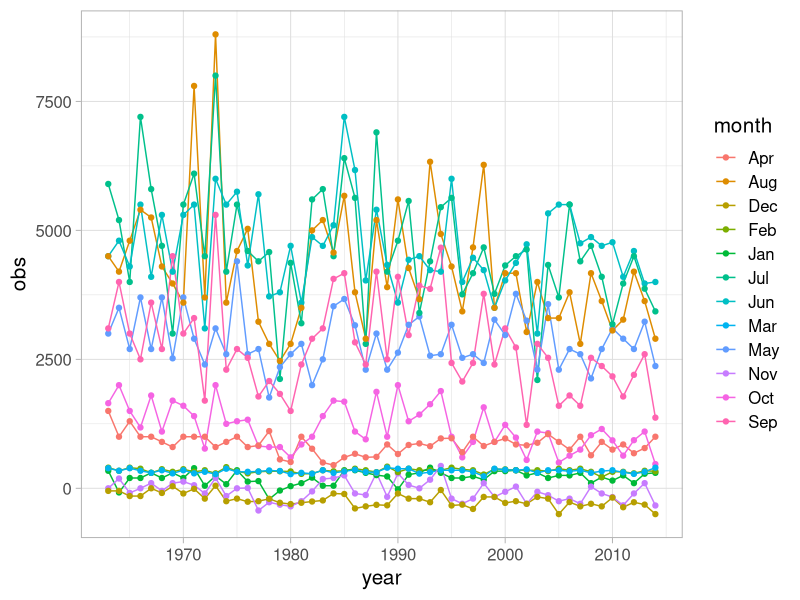

The R source for this figure:
## ---- chunk 1

## ---- chunk 2
library(readxl)
baikal <- read_xlsx('baikal.xlsx')
baikal = na.omit(baikal)
## ---- chunk 3
library(ggplot2)
ggplot(baikal, aes(x=year, y=obs, col=month)) + geom_line() + geom_point() + theme_light(base_size = 15)
## ---- chunk 4
baikal_mar = baikal[baikal$month == 'Mar',]


## ---- chunk 5
error_check = function(x){
  x
  mean_pred = mean(x$pred)
  mean_fact = mean(x$obs)
  sd_pred = sd(x$pred)
  sd_fact = sd(x$obs)
  x$err = x$pred - x$obs
  x$AE = abs(x$pred - x$obs)
  ME = mean(x$err)
  MAE = mean(x$AE)
  MSE = mean(x$err ^ 2)
  RMSE = sqrt(MSE)
  SSc = RMSE / sd_fact
  R = cor(baikal_mar$pred, baikal_mar$obs)
  result = list(mean_pred, mean_fact, sd_pred, sd_fact, ME, MAE, MSE, RMSE, SSc, R)
  names(result) = c('mean_pred', 'mean_fact', 'sd_pred', 'sd_fact', 'ME', 'MAE', 'MSE', 'RMSE', 'SSc', 'R')
  return(result)
}

## ---- chunk 6
error_apr = error_check(baikal_mar)
error_apr
